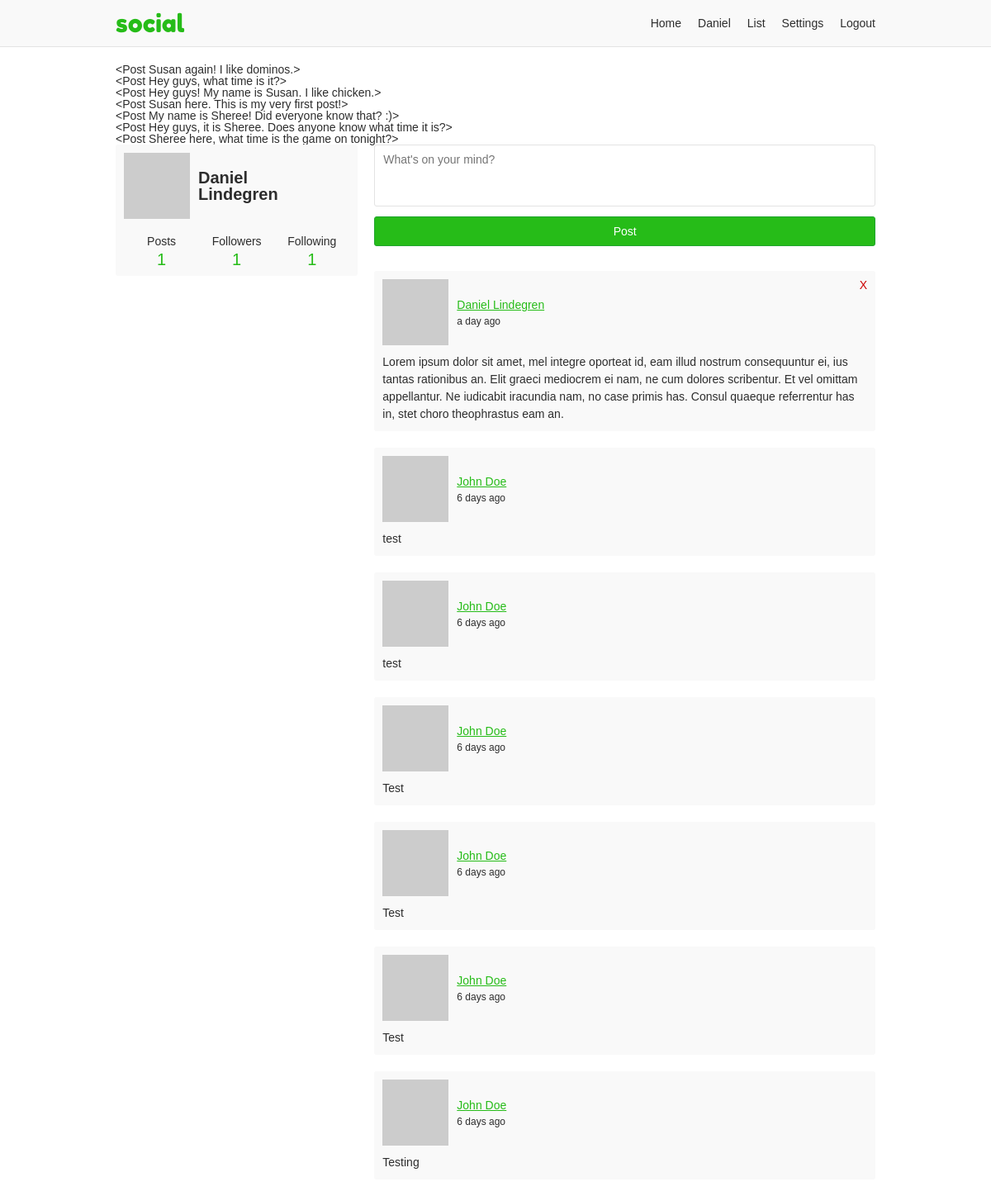
Screenshot of /home (signed in) with the database file from the repository.
### app/users/models/user.py (models this page shows, shortened)
class User(UserMixin, db.Model, BaseModel):
    username = db.Column(db.String(35), nullable=False, unique=True)
    email = db.Column(db.String(255), nullable=False, unique=True)
    password = db.Column(db.String(128), nullable=False)
    first_name = db.Column(db.String(35), nullable=False)
    last_name = db.Column(db.String(35), nullable=False)
    about_me = db.Column(db.Text)
    last_seen = db.Column(db.DateTime, default=datetime.utcnow)
    posts_per_page = db.Column(db.Integer, default=10, nullable=False)
    full_name = column_property(first_name + " " + last_name)
    followed = db.relationship(
        'User',
        secondary=followers,
        primaryjoin='followers.c.follower_id == User.id',
        secondaryjoin='followers.c.followed_id == User.id',
        backref=db.backref('followers', lazy='dynamic'),
        lazy='dynamic')
    post_author = db.relationship(
        'Post',
        foreign_keys='Post.author_id',
        backref='author', lazy='dynamic')
    post_recipient = db.relationship(
        'Post',
        foreign_keys='Post.recipient_id',
        backref='recipient', lazy='dynamic')
    @property
    def unfollowed_posts(self):
        pep8 = None
        return Post.query.join(
            User, Post.author_id == User.id).join(
                followers,
                and_(followers.c.followed_id == User.id,
                     followers.c.follower_id == self.id),
                isouter=True).filter(
                    followers.c.follower_id == pep8,
                    User.id != self.id,
                    User.active == 1,
                    Post.active == 1).order_by(
                        Post.created.desc())
    @property
    def get_followers(self):
        return self.followers.filter_by(active=True)
    @property
    def get_followed(self):
        return self.followed.filter_by(active=True)
    def followed_posts(self):
        followed = Post.query.join(
            followers,
            (followers.c.followed_id == Post.author_id)).filter(
                followers.c.follower_id == self.id,
                Post.author_id == Post.recipient_id,
                Post.active == 1).join(
                    User,
                    (User.id == Post.author_id)).filter(
                        User.active == 1)
        my_posts = Post.query.filter_by(recipient_id=self.id, active=True)
        return followed.union(my_posts).order_by(Post.created.desc())
    def post_count(self):
        return self.post_author.filter(
            Post.active == 1, Post.author_id == Post.recipient_id).count()
    def avatar(self, size):
        digest = md5(self.email.lower().encode('utf-8')).hexdigest()
        return 'https://www.gravatar.com/avatar/{}?d=monsterid&s={}'.format(
            digest, size)

### app/users/models/post.py (models this page shows)
class Post(db.Model, BaseModel):
    body = db.Column(db.Text)
    author_id = db.Column(db.Integer, db.ForeignKey('user.id'))
    recipient_id = db.Column(db.Integer, db.ForeignKey('user.id'))
    def __repr__(self):
        return '<Post {}>'.format(self.body)

### app/users/views.py (the view)
@users.route('/home', methods=['GET', 'POST'])
@login_required
def home():
    form = PostForm()
    if form.validate_on_submit():
        post = Post(body=form.body.data, author=current_user,
                    recipient=current_user)
        post.commit()
        flash('Your post is now live!')
        return redirect(url_for('users.home'))
    page = request.args.get('page', 1, type=int)
    posts = current_user.followed_posts().paginate(
        page, current_user.posts_per_page, False)
    return render_template('users/home.html', form=form, posts=posts)

### app/users/forms.py
class PostForm(FlaskForm):
    body = TextAreaField('Say something', validators=[DataRequired()])
    submit = SubmitField('Post')

### app/models.py (called while the page is built)
    def commit(self):
        try:
            db.session.add(self)
            db.session.commit()
            return self
        except Exception as E:
            db.session.rollback()
            raise E

### app/users/models/user.py (called while the page is built)
@login.user_loader
def load_user(id):
    return User.query.get(int(id))

### app/users/views.py (called while the page is built)
@users.before_request
def before_request():
    if current_user.is_authenticated:
        current_user.last_seen = datetime.utcnow()
        current_user.commit()

### app/templates/users/home.html (shortened to what this page needs)
{% extends "base.html" %}
{% block content %}
{% for post in current_user.unfollowed_posts.all() %}
  {{ post }}<br>
{% endfor %}
<div class="grid-container">
  <div class="profile-aside">
    <div class="profile-info-container">
      <a class="profile-info" href="{{ url_for('users.profile', username=current_user.username) }}">
        <img src="{{ current_user.avatar(60) }}">
        <h2>{{ current_user.first_name }}<br>{{ current_user.last_name }}</h1>
      </a>
      <div class="user-numbers user-numbers-home">
        <a href="{{ url_for('users.profile', username=current_user.username) }}">
          Posts <span>{{ current_user.post_count() }}</span>
        </a>
        <a href="{{ url_for('users.followers', username=current_user.username) }}">
          Followers <span>{{ current_user.get_followers.count() }}</span>
        </a>
        <a href="{{ url_for('users.following', username=current_user.username) }}">
          Following <span>{{ current_user.get_followed.count() }}</span>
        </a>
      </div>
    </div>
  </div>
  <div class="profile-content">
    <form method="post" novalidate>
      {{ form.body(placeholder="What's on your mind?") }}
      {{ form.submit }}
    </form>
    {% if posts.pages > 1 %}
      {% from "/_macros.html" import render_pagination %}
    {% endif %}
    {% if posts.items %}
      {% for post in posts.items %}
      {% include "/users/_post.html" %}
      {% endfor %}
    {% else %}
    <p class="card">Nothing to show. Post something, or start following some people.</p>
    {% endif %}
    {% if posts.pages > 1 %}
      {% from "/_macros.html" import render_pagination %}
    {% endif %}
  </div>
</div>
{% endblock %}

### app/templates/base.html (shortened to what this page needs)
<!doctype html>
<html lang="en">
<head>
  <link rel="stylesheet" href="{{ url_for('static', filename='css/layout.css') }}">
</head>
<body>
<div class="header-container">
  <header class="site-header responsive-container">
    <h1 class="branding"><a href="{{ url_for('static_views.index') }}">{{ APP_NAME }}</a></h1>
    {% if current_user.is_authenticated %}
    <ul class="primary-nav">
      <li><a href="{{ url_for('users.home') }}">Home</a></li>
      <li><a href="{{ url_for('users.profile', username=current_user.username) }}">{{ current_user.first_name }}</a></li>
      <li><a href="{{ url_for('users.list') }}">List</a></li>
      <li><a href="{{ url_for('users.settings_account') }}">Settings</a></li>
      <li><a href="{{ url_for('static_views.logout') }}">Logout</a></li>
    </ul>
    {% endif %}
  </header>
</div>
<div class="responsive-container">
{% block content %}
{% endblock %}
</div>
</body>
</html>

### app/templates/users/_post.html
<div class="post">
  <div class="post-header">
    <img src="{{ post.author.avatar(40) }}">
    <p class="post-info">
      <a href="{{ url_for('users.profile', username=post.author.username) }}">{{ post.author.full_name }}</a>
      <time>{{ moment(post.created).fromNow() }}</time>
    </p>
    {% if current_user == post.author or post.recipient_id == current_user.id %}
    <a class="delete-post" href="{{ url_for('users.user_action', username=post.author.username, action='delete-post', post_id=post.id) }}" title="Delete post">X</a>
    {% endif %}
  </div>
  <p class="post-body">{{ post.body }}</p>
</div>

### app/static/css/layout.css (style rules this page uses)
:root { --green: #26bc18; --dark-green: #21a42f; --light-gray: #f9f9f9; --dark-gray: #e3e3e3; --light-green: #e9ffe0; --green-border: #c9ffb2; --green-text: #335922; --text-color: #2d2d2d; --white: #fff; --red: #cc0000; }
*, *::before, *::after { box-sizing: border-box; }
html { font-family: sans-serif; font-size: 62.5%; }
article, aside, figcaption, figure, footer, header, hgroup, main, nav, section { display: block; }
body { margin: 0; color: var(--text-color); font-size: 1.4rem; line-height: 1; }
h1, h2, h3, h4, h5, h6 { margin: 0 0 10px 0; }
p, ol, ul, dl { margin: 0 0 10px 0; padding: 0; }
p { line-height: 1.5; }
img { display: block; }
ol, ul { list-style: none; }
a, a:link { color: var(--green); ext-decoration: none; }
.responsive-container { margin: 0 auto; max-width: 960px; padding: 0 20px; }
.grid-container { display: grid; grid-template-columns: repeat(12, [col-start] 1fr); grid-gap: 20px; }
.grid-container > .profile-aside, .grid-container > .profile-content, .grid-container > .settings-aside, .grid-container > .settings-content, .grid-container > .index-content, .grid-container > .index-registration { grid-column: col-start / -1; }
@media (min-width: 768px) { .grid-container > .profile-aside { grid-column: col-start / span 4; } }
@media (min-width: 768px) { .grid-container > .profile-content { grid-column: col-start 5 / span 8; } }
input, textarea { display: inline-block; margin-bottom: 10px; padding: 10px; width: 100%; border: 1px solid var(--dark-gray); border-radius: 3px; font-family: inherit; font-size: inherit; line-height: inherit; }
textarea { height: 75px; resize: none; }
input[type=submit] { background-color: var(--green); border-color: var(--dark-green); color: var(--white); }
.header-container { margin-bottom: 20px; background-color: var(--light-gray); border-bottom: 1px solid var(--dark-gray); }
.header-container .site-header { align-items: center; display: flex; }
.branding { margin: 0; padding: 10px 0; }
.branding a { font: 30px "Fredoka One"; text-decoration: none; }
.primary-nav { display: flex; margin: 0 0 0 auto; }
.primary-nav li { padding: 0 10px; }
.primary-nav li:last-child { padding-right: 0; }
.primary-nav a { color: var(--text-color); text-decoration: none; }
.post { margin-bottom: 20px; padding: 10px; position: relative; background-color: var(--light-gray); border-radius: 3px; }
.profile-content > form { margin-bottom: 20px; }
.post-header { align-items: center; display: flex; }
.post-header img { align-self: flex-start; }
.post-header time { display: block; font-size: 1.2rem; }
.post-info { margin: 0 0 0 10px; }
.post-body { margin: 10px 0 0; }
.post .delete-post { position: absolute; top: 10px; right: 10px; color: var(--red); text-decoration: none; }
.profile-info-container, .about-container, .last-seen-container { padding: 10px; margin-bottom: 20px; background-color: var(--light-gray); border-radius: 3px; }
.profile-info { align-items: center; display: flex; margin-bottom: 20px; overflow: hidden; }
.profile-info, .profile-info:link { color: var(--text-color); text-decoration: none; }
.profile-info > h2 { margin: 0 0 0 10px; font-size: 20px; }
.user-numbers { display: flex; text-align: center; }
.user-numbers > a { color: var(--text-color); text-decoration: none; }
.user-numbers-home > a { width: 33.33333333%; }
.user-numbers > a span { display: block; margin-top: 5px; color: var(--green); font-size: 20px; }

### rows the page displays
User: first_name "Daniel", last_name "Lindegren"
Post: body "<Post Susan again! I like dominos.>"
Post: body "<Post Hey guys, what time is it?>"
Post: body "<Post Hey guys! My name is Susan. I like chicken.>"
Post: body "<Post Susan here. This is my very first post!>"
Post: body "<Post My name is Sheree! Did everyone know that? :)>"
Post: body "<Post Hey guys, it is Sheree. Does anyone know what time it is?>"
Post: body "<Post Sheree here, what time is the game on tonight?>"
Post: author.full_name "Daniel Lindegren", created "a day ago", body "Lorem ipsum dolor sit amet, mel integre oporteat id, eam illud nostrum consequuntur ei, ius tantas rationibus an. Elit graeci mediocrem ei nam, ne cum dolores scribentur. Et vel omittam appellantur. Ne iudicabit iracundia nam, no case primis has. Consul quaeque referrentur has in, stet choro theophrastus eam an."
Post: author.full_name "John Doe", created "6 days ago", body "test"
Post: author.full_name "John Doe", created "6 days ago", body "test"
Post: author.full_name "John Doe", created "6 days ago", body "Test"
Post: author.full_name "John Doe", created "6 days ago", body "Test"
Post: author.full_name "John Doe", created "6 days ago", body "Test"
Post: author.full_name "John Doe", created "6 days ago", body "Testing"

### other values shown
{{ APP_NAME }} "social"
{{ current_user.post_count() }} "1"
{{ current_user.get_followers.count() }} "1"
{{ current_user.get_followed.count() }} "1"
